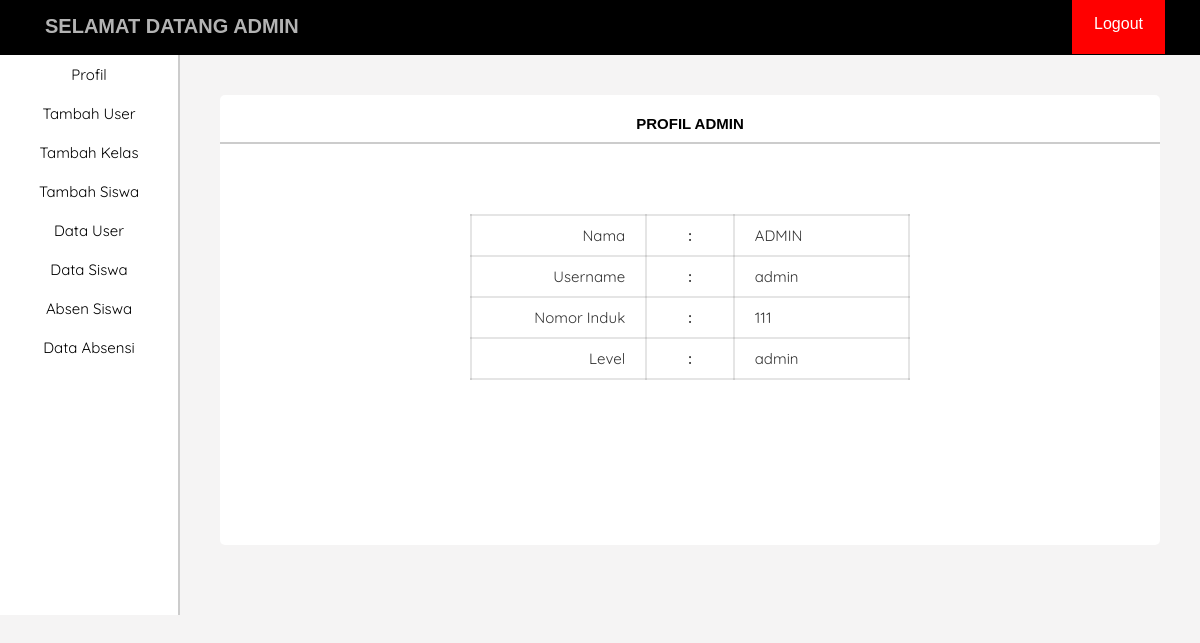
The app's page /ADMIN/admin.php (signed in) with its own data.
### tables this page shows
CREATE TABLE `data_admin` (
  `id` int(11) NOT NULL,
  `username` varchar(10) NOT NULL,
  `nama_admin` varchar(100) NOT NULL,
  `no_induk` varchar(15) NOT NULL
);

### ADMIN/admin.php (the view, shortened to what this page needs)
<?php
require './function.php';
?>
<!DOCTYPE html>
<html lang="en">
<head>
    <link rel="stylesheet" href="../CSS/style_admin.css">
    <link rel="stylesheet" href="https://cdnjs.cloudflare.com/ajax/libs/font-awesome/5.15.1/css/all.min.css">
</head>
<body>
    <header>
        <div class="title">
            <h1>SELAMAT DATANG <?php echo $_SESSION['nama']; ?></h1>
        </div>
        <div class="logout">
            <a href="../logout.php">Logout</a>
        </div>
    </header>
    <main>
        <aside>
            <div class="aside">
                <ul>
                    <a href="./admin.php"><li>Profil</li></a>
                    <a href="./tambahUser.php"><li>Tambah User</li></a>
                    <a href="./tambahKelas.php"><li>Tambah Kelas</li></a>
                    <a href="./tambahSiswa.php"><li>Tambah Siswa</li></a>
                    <a href="./dataUser.php"><li>Data User</li></a>
                    <a href="./dataSiswa.php"><li>Data Siswa</li></a>
                    <a href="./absenSiswa.php"><li>Absen Siswa</li></a>
                    <a href="./dataAbsen.php"><li>Data Absensi</li></a>
                </ul>
            </div>
        </aside>
        <div class="container">
            <div class="profile">
                <div class="card">
                    <h1>PROFIL <?php echo $_SESSION['nama']; ?></h1>
                    <?php
                        $nama = $_SESSION['nama'];
                        $result = mysqli_query($conn, "SELECT * FROM data_admin WHERE username = '$nama' ");
                        $data = mysqli_fetch_assoc($result);
                    ?>
                    <div class="profile-admin">
                        <table class="table" border="1">
                            <tr>
                                <td>Nama</td>
                                <td class="profile-tengah">:</td>
                                <td class="profile-kanan"><?php echo $data['nama_admin'] ?></td>
                            </tr>
                            <tr>
                                <td>Username</td>
                                <td class="profile-tengah">:</td>
                                <td class="profile-kanan"><?php echo $data['username'] ?></td>
                            </tr>
                            <tr>
                                <td>Nomor Induk</td>
                                <td class="profile-tengah">:</td>
                                <td class="profile-kanan"><?php echo $data['no_induk'] ?></td>
                            </tr>
                            <tr>
                                <td>Level</td>
                                <td class="profile-tengah">:</td>
                                <td class="profile-kanan"><?php echo $_SESSION['level'] ?></td>
                            </tr>
                        </table>
                    </div>
                </div>
            </div>
        </div>
    </main>
</body>
</html>

### CSS/style_admin.css (style rules this page uses)
* { margin: 0; padding: 0; box-sizing: border-box; }
body { font-family: sans-serif; background-color: #f5f4f4; }
header { width: 100%; height: 55px; background-color: #000; padding: 15px; top: 0; z-index: 10; position: fixed; }
.title h1 { float: left; color: #fff; font-size: 20px; opacity: 0.7; padding-left: 30px; }
.logout { float: right; padding-right: 20px; }
.logout a { padding: 22px; text-decoration: none; color: #fff; background-color: red; }
main { padding-top: 55px; }
aside { position: fixed; width: 15%; height: 560px; float: left; background-color: #fff; border-right: 2px solid rgba(0, 0, 0, 0.2); font-family: 'Quicksand', sans-serif; }
.aside li { text-align: center; font-size: 15px; }
.aside a { color: #000; text-decoration: none; }
.aside ul li { padding: 10px; list-style-type: none; }
.container { width: 85%; padding: 40px; float: right; }
.card { background-color: #fff; border-radius: 5px; }
.card h1 { padding-top: 20px; padding-bottom: 10px; text-align: center; font-size: 15px; border-bottom: 2px solid rgba(0, 0, 0, 0.2); }
.profile .card { height: 450px; }
.profile-admin { padding: 250px; padding-top: 70px; padding-bottom: 0; }
.table { width: 100%; border-collapse: collapse; border-radius: 20px; }
.table td { width: 40%; text-align: right; padding: 10px; padding-right: 20px; border-collapse: collapse; border: 2px solid rgba(0, 0, 0, 0.1); opacity: 0.8; font-size: 15px; font-family: 'Quicksand', sans-serif; }
.table .profile-kanan { padding-left: 20px; text-align: left; }
.table .profile-tengah { width: 20%; text-align: center; font-weight: bold; padding: 0 20px; }

### records on screen
data_admin: nama_admin "ADMIN", username "admin", no_induk "111"

### other values on screen
$_SESSION['nama'] "ADMIN"
$_SESSION['level'] "admin"
